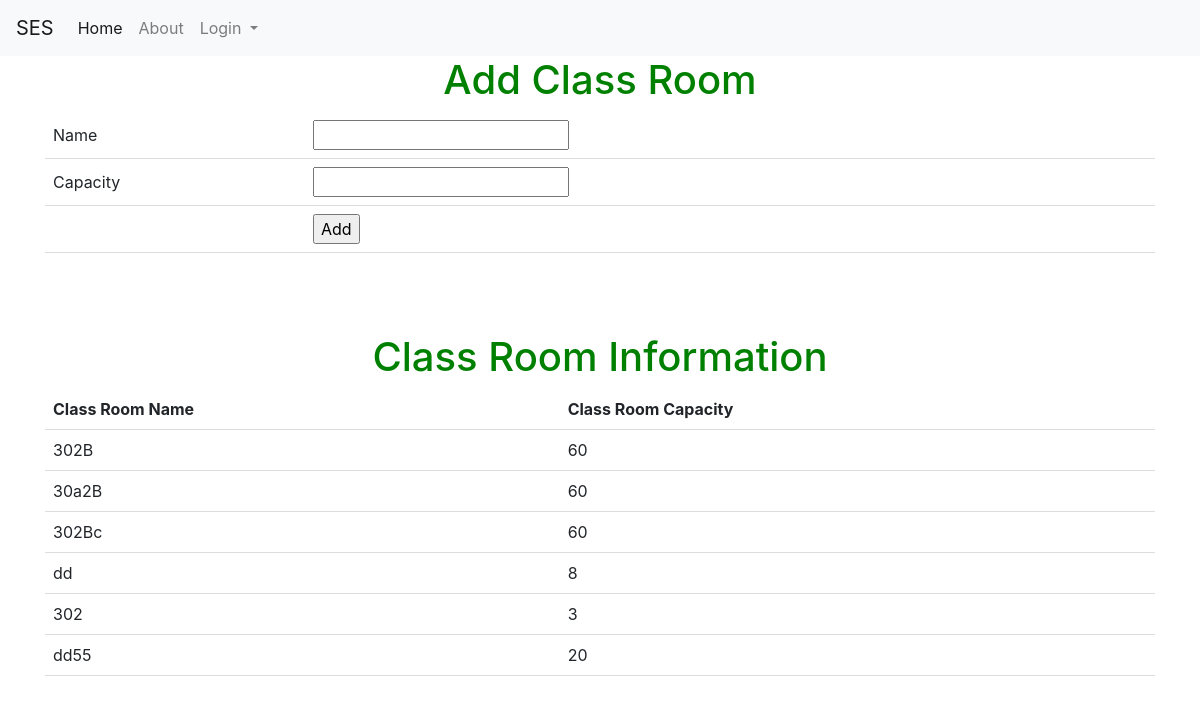
/saverloc, run on the app's committed database.
### tables this page shows
CREATE TABLE loc (loc_id INTEGER PRIMARY KEY UNIQUE, loc_Cap INTEGER, loc_name CHAR CONSTRAINT loc_id UNIQUE ON CONFLICT IGNORE);

### auth.py (the view, shortened to what this page needs)
@auth.route("/saverloc",methods = ["POST","GET"])
def saverloc():
    if request.method=='GET':
        con = sqlite3.connect("instance/db.sqlite")
        cur = con.cursor()
        cur.execute("SELECT * FROM loc")
        data6 = cur.fetchall()
        return render_template('add_loc.html',data6=data6)
    return render_template("add_loc.html",data6=data6)

### templates/add_Loc.html (shortened to what this page needs)
{% extends "base.html" %}
{% block content %}
<h1>Add Class Room</h1>
 <form action = "/saverloc" method="post">
 <table>
  <tr><td>Name</td><td><input type="text" name="name_loc" ></td></tr>
  <tr><td>Capacity</td><td><input type="number" name="cap"></td></tr>
  <tr><td></td><td><input type="submit" value="Add"></td></tr>
 </table>
 <br> <h1>{{msg}}</h1><br><br>
 <h1>Class Room Information</h1>
 <table id="table_to_highlight" style="width:100%">
    <thead>
      <tr>
        <th>Class Room Name</th>
        <th>Class Room Capacity</th>
      </tr>
      </thead>
      <tbody>
       {% for row in data6 %}
              <tr>
                  <td>{{row[2]}}</td>
                  <td>{{row[1]}}</td>
              </tr>
          {% endfor %}
      </tbody>
  </table>
 </form>
{% endblock %}

### templates/add_Loc.html (style rules this page uses)
body { text-align: center; }
h1 { color: green; }
table { border-collapse: collapse; width: 100%; }
th, td { padding: 8px; text-align: left; border-bottom: 1px solid #ddd; }

### data on the page
loc: loc_name "302B", loc_Cap "60"
loc: loc_name "30a2B", loc_Cap "60"
loc: loc_name "302Bc", loc_Cap "60"
loc: loc_name "dd", loc_Cap "8"
loc: loc_name "302", loc_Cap "3"
loc: loc_name "dd55", loc_Cap "20"
